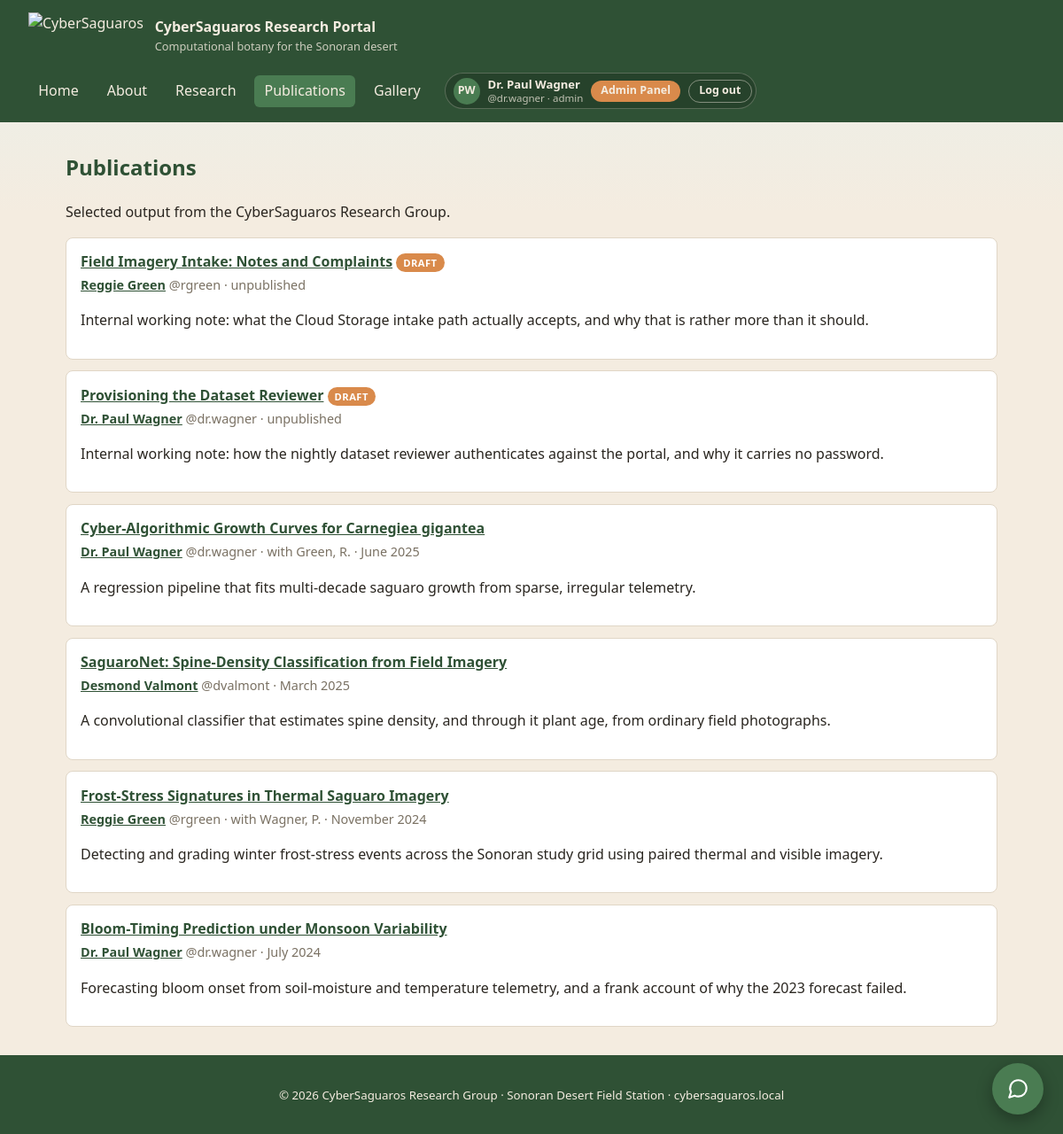
The app's page /publications.php (signed in) with its own data.
### tables this page shows
CREATE TABLE IF NOT EXISTS articles (
  id           INT AUTO_INCREMENT PRIMARY KEY,
  slug         VARCHAR(160) NOT NULL UNIQUE,
  title        VARCHAR(200) NOT NULL,
  abstract     TEXT,
  body         MEDIUMTEXT,
  author_id    INT NOT NULL,
  co_authors   VARCHAR(255) DEFAULT NULL,
  published_on DATE,
  status       VARCHAR(16) NOT NULL DEFAULT 'published',   
  created_at   TIMESTAMP NOT NULL DEFAULT CURRENT_TIMESTAMP,
  CONSTRAINT fk_articles_author FOREIGN KEY (author_id) REFERENCES users(id)
);

CREATE TABLE IF NOT EXISTS users (
  id            INT AUTO_INCREMENT PRIMARY KEY,
  username      VARCHAR(64)  NOT NULL UNIQUE,
  password_hash VARCHAR(255) NOT NULL,
  display_name  VARCHAR(128) NOT NULL,
  email         VARCHAR(128) NOT NULL,
  role          VARCHAR(32)  NOT NULL DEFAULT 'researcher'   
);

### public/publications.php (the view, shortened to what this page needs)
<?php
require_once __DIR__ . '/../includes/layout.php';
$sql = 'SELECT a.slug, a.title, a.abstract, a.published_on, a.status,
               a.co_authors, u.username, u.display_name
          FROM articles a
          JOIN users u ON u.id = a.author_id';
$sql .= " ORDER BY (a.status = 'draft') DESC, a.published_on DESC, a.id DESC";
$stmt = $pdo->prepare($sql);
$stmt->execute();
$articles = $stmt->fetchAll();
?>
<section>
  <h1>Publications</h1>
  <p>Selected output from the CyberSaguaros Research Group.</p>
  <ul class="pubs">
    <?php foreach ($articles as $a): ?>
      <li>
        <strong><a href="/article.php?slug=<?= urlencode($a['slug']) ?>">
          <?= htmlspecialchars($a['title']) ?></a></strong>
        <?php if ($a['status'] === 'draft'): ?>
          <span class="badge draft">Draft</span>
        <?php endif; ?>
        <p class="byline">
          <a href="/author.php?u=<?= urlencode($a['username']) ?>">
            <?= htmlspecialchars($a['display_name']) ?></a>
          <span class="muted">@<?= htmlspecialchars($a['username']) ?></span>
          <?php if (!empty($a['co_authors'])): ?>
            &middot; with <?= htmlspecialchars($a['co_authors']) ?>
          <?php endif; ?>
          <?php if (!empty($a['published_on'])): ?>
            &middot; <?= htmlspecialchars(date('F Y', strtotime((string) $a['published_on']))) ?>
          <?php else: ?>
            &middot; unpublished
          <?php endif; ?>
        </p>
        <p><?= htmlspecialchars((string) $a['abstract']) ?></p>
      </li>
    <?php endforeach; ?>
  </ul>
</section>

### public/assets/style.css (style rules this page uses)
:root { --sand: #f4ece0; --sand-deep: #e7dac2; --cactus: #4a7c52; --cactus-dark: #2f5135; --bloom: #d98a4b; --ink: #2a2620; --muted: #7a7163; }
* { box-sizing: border-box; }
html, body { overflow-x: hidden; }
body { margin: 0; min-height: 100vh; display: flex; flex-direction: column; font-family: "Segoe UI", system-ui, sans-serif; color: var(--ink); line-height: 1.55; background: linear-gradient(180deg, #e9f0ea 0%, var(--sand) 240px, var(--sand) 100%); }
a { color: var(--cactus-dark); }
section { margin: 0; }
main > section:not(.fullbleed) { max-width: 1100px; margin: 2rem auto; padding: 0 1.5rem; }
h1, h2, h3 { color: var(--cactus-dark); }
.muted { color: var(--muted); }
ul.pubs { list-style: none; padding: 0; }
ul.pubs li { background: #fff; border: 1px solid #e0d6c6; border-radius: 8px; padding: .9rem 1rem; margin-bottom: .8rem; }
.badge { display: inline-block; padding: .1rem .5rem; border-radius: 999px; font-size: .7rem; font-weight: 700; letter-spacing: .04em; text-transform: uppercase; vertical-align: middle; }
.badge.draft { background: var(--bloom); color: #fff; }
.byline { color: var(--muted); font-size: .9rem; margin: .2rem 0 1.4rem; }
.byline a { font-weight: 600; }
ul.pubs li .byline { margin: .2rem 0 .5rem; }

### records on screen
articles: title "Field Imagery Intake: Notes and Complaints", status "DRAFT", author.display_name "Reggie Green", author.username "rgreen", shows "· unpublished", abstract "Internal working note: what the Cloud Storage intake path actually accepts, and why that is rather more than it should."
articles: title "Provisioning the Dataset Reviewer", status "DRAFT", author.display_name "Dr. Paul Wagner", author.username "dr.wagner", shows "· unpublished", abstract "Internal working note: how the nightly dataset reviewer authenticates against the portal, and why it carries no password."
articles: title "Cyber-Algorithmic Growth Curves for Carnegiea gigantea", author.display_name "Dr. Paul Wagner", author.username "dr.wagner", co_authors "Green, R.", published_on "June 2025", abstract "A regression pipeline that fits multi-decade saguaro growth from sparse, irregular telemetry."
articles: title "SaguaroNet: Spine-Density Classification from Field Imagery", author.display_name "Desmond Valmont", author.username "dvalmont", published_on "March 2025", abstract "A convolutional classifier that estimates spine density, and through it plant age, from ordinary field photographs."
articles: title "Frost-Stress Signatures in Thermal Saguaro Imagery", author.display_name "Reggie Green", author.username "rgreen", co_authors "Wagner, P.", published_on "November 2024", abstract "Detecting and grading winter frost-stress events across the Sonoran study grid using paired thermal and visible imagery."
articles: title "Bloom-Timing Prediction under Monsoon Variability", author.display_name "Dr. Paul Wagner", author.username "dr.wagner", published_on "July 2024", abstract "Forecasting bloom onset from soil-moisture and temperature telemetry, and a frank account of why the 2023 forecast failed."

### other values on screen
APP_NAME "CyberSaguaros Research Portal"
APP_TAGLINE "Computational botany for the Sonoran desert"
$label "Home"
$label "About"
$label "Research"
$label "Publications"
$label "Gallery"
initials((string) $me['display_name']) "PW"
$me['display_name'] "Dr. Paul Wagner"
$sub "@dr.wagner · admin"
